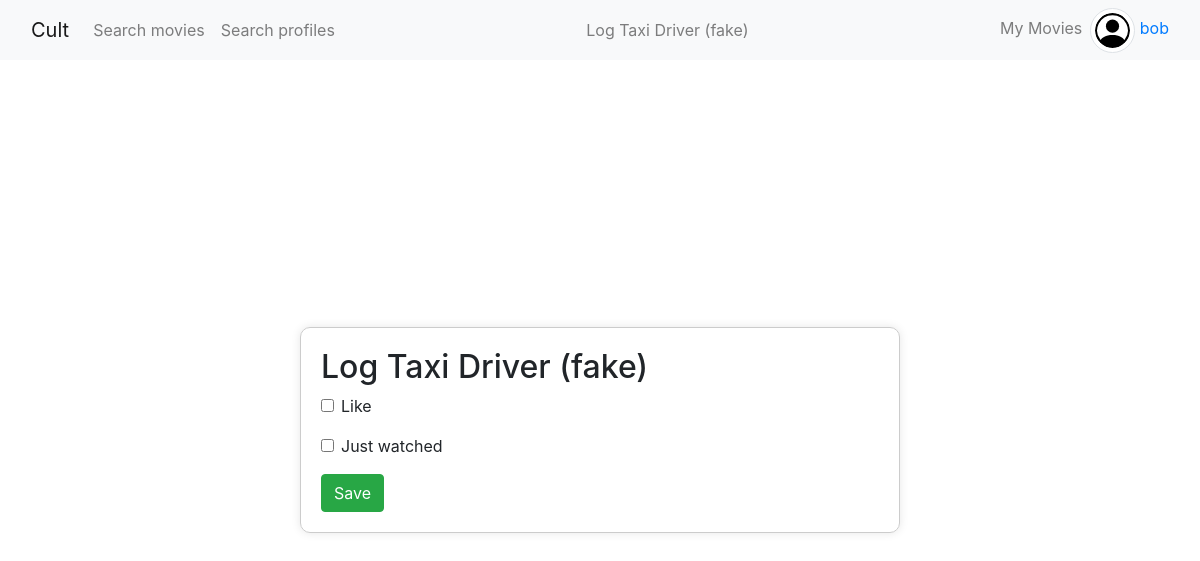
The page /log/create/4/ (signed in) on the database as committed earlier.
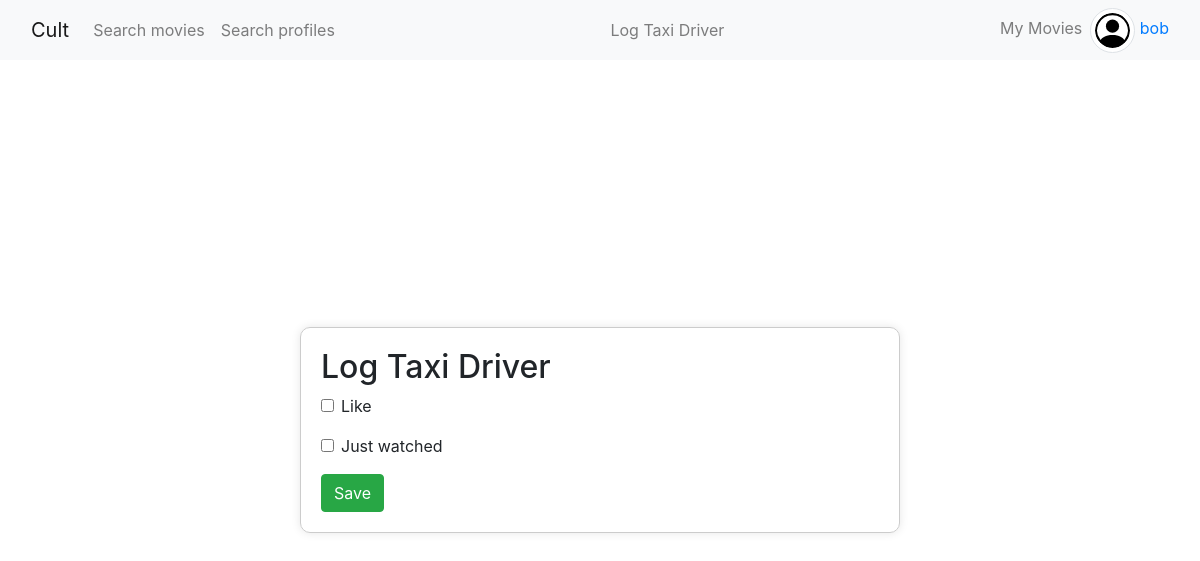
The same page on the database as committed later.
### core/models.py (models this page shows, shortened)
class Movie(models.Model):
    title = models.CharField(max_length=50)
    poster = models.ImageField(
        upload_to='movie_posters',
        default=join('static', 'default_movie_poster.svg'),
        blank=True
    )
    plot = models.TextField()
    genres = models.CharField(max_length=50)
    director = models.CharField(max_length=50)
    cast = models.CharField(max_length=150)
    runtime = models.DurationField()
    release_date = models.DateField()
    production = models.ForeignKey('Profile', on_delete=models.CASCADE, related_name='production')
    views_total = models.PositiveIntegerField(default=0)
    reviews_total = models.PositiveIntegerField(default=0)
    class Meta:
        ordering = ['-release_date']

### core/views.py (the view)
# urls.py: path('log/create/<movie_pk>/', add_log, name='create_log'),
@login_required
def add_log(request, movie_pk):
    if not in_group(request.user, 'base') and not in_group(request.user, 'business'):
        return redirect(reverse('core:movie_page', kwargs={'pk': movie_pk}))
    movie = Movie.objects.get(pk=movie_pk)
    if movie.release_date > timezone.now().date():
        return redirect(reverse('core:movie_page', kwargs={'pk': movie_pk}))
    if request.method == 'POST':
        form = LogForm(request.POST)
        if form.is_valid():
            profile = request.user.profile
            existing_log = Log.objects.filter(profile=profile, movie=movie).exists()
            log_entry = form.save(commit=False)
            log_entry.profile = profile
            log_entry.movie = movie
            if existing_log:
                log_entry.just_watched = True
            log_entry.rewatch = True if existing_log else False
            log_entry.save()
            return redirect(reverse('core:movie_page', kwargs={'pk': movie_pk}))
    else:
        form = LogForm()
        return render(request, 'create_log.html', {'form': form, 'movie': movie})

### core/forms.py
class LogForm(forms.ModelForm):
    class Meta:
        model = Log
        fields = ['like', 'just_watched']
    like = forms.BooleanField(required=False)
    just_watched = forms.BooleanField(required=False)

### core/templatetags/user_groups.py (called while the page is built)
@register.filter(name='in_group')
def in_group(user, group_name):
    if user.is_authenticated:
        return user.groups.filter(name=group_name).exists()
    return False

### core/views.py (called while the page is built)
def in_group(user, group_name):
    group = Group.objects.get(name=group_name)
    if group.user_set.filter(username=user.username).exists():
        return True
    else:
        return False

### core/templates/create_log.html (shortened to what this page needs)
{% extends "base.html" %}
{% load crispy_forms_tags %}
{% block header %} Log {{movie.title}} {% endblock %}
{% block content %}
<div class="centered-form">
    <div class="form-container">
        <h2>Log {{movie.title}}</h2>
        <form method="post"> {% csrf_token %}
            {{form | crispy}}
            <input type="submit" class="btn btn-success" value="Save">
        </form>
    </div>
</div>
{% endblock %}

Rows that differ between the two databases and show on the page:
changed Movie: title "Taxi Driver (fake)" → "Taxi Driver"
